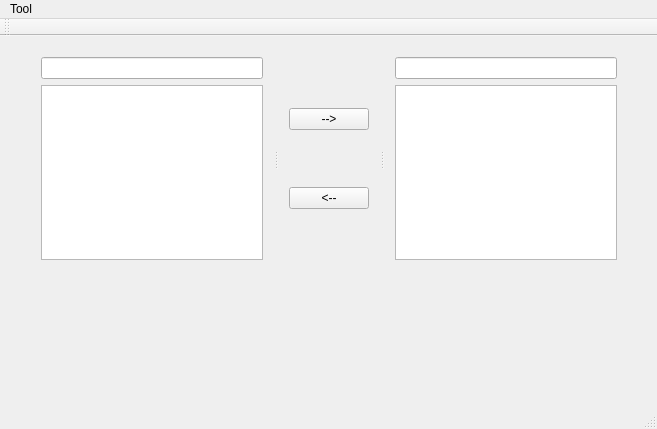
<?xml version="1.0" encoding="UTF-8"?>
<ui version="4.0">
 <class>MainWindow</class>
 <widget class="QMainWindow" name="MainWindow">
  <property name="geometry">
   <rect>
    <x>0</x>
    <y>0</y>
    <width>657</width>
    <height>429</height>
   </rect>
  </property>
  <property name="windowTitle">
   <string>MainWindow</string>
  </property>
  <widget class="QWidget" name="centralWidget">
   <widget class="QSplitter" name="splitter">
    <property name="geometry">
     <rect>
      <x>30</x>
      <y>10</y>
      <width>598</width>
      <height>225</height>
     </rect>
    </property>
    <property name="orientation">
     <enum>Qt::Horizontal</enum>
    </property>
    <widget class="QWidget" name="layoutWidget">
     <layout class="QVBoxLayout" name="verticalLayoutLeft">
      <item>
       <widget class="QLineEdit" name="lineEditLocal"/>
      </item>
      <item>
       <widget class="QTableView" name="tableViewLocal"/>
      </item>
     </layout>
    </widget>
    <widget class="QWidget" name="layoutWidget_2">
     <layout class="QVBoxLayout" name="verticalLayout" stretch="0,0">
      <property name="sizeConstraint">
       <enum>QLayout::SetDefaultConstraint</enum>
      </property>
      <item>
       <widget class="QPushButton" name="BtopriDisk">
        <property name="sizePolicy">
         <sizepolicy hsizetype="Minimum" vsizetype="Fixed">
          <horstretch>0</horstretch>
          <verstretch>0</verstretch>
         </sizepolicy>
        </property>
        <property name="text">
         <string>--&gt;</string>
        </property>
       </widget>
      </item>
      <item>
       <widget class="QPushButton" name="BtoLocal">
        <property name="sizePolicy">
         <sizepolicy hsizetype="Minimum" vsizetype="Fixed">
          <horstretch>0</horstretch>
          <verstretch>0</verstretch>
         </sizepolicy>
        </property>
        <property name="text">
         <string>&lt;--</string>
        </property>
       </widget>
      </item>
     </layout>
    </widget>
    <widget class="QWidget" name="layoutWidget_3">
     <layout class="QVBoxLayout" name="verticalLayoutRight">
      <item>
       <widget class="QLineEdit" name="lineEditpriDisk"/>
      </item>
      <item>
       <widget class="QTableView" name="tableViewpriDisk"/>
      </item>
     </layout>
    </widget>
   </widget>
  </widget>
  <widget class="QMenuBar" name="menuBar">
   <property name="geometry">
    <rect>
     <x>0</x>
     <y>0</y>
     <width>657</width>
     <height>26</height>
    </rect>
   </property>
   <widget class="QMenu" name="menuTool">
    <property name="title">
     <string>Tool</string>
    </property>
   </widget>
   <addaction name="menuTool"/>
  </widget>
  <widget class="QStatusBar" name="statusBar"/>
  <widget class="QToolBar" name="toolBar">
   <property name="windowTitle">
    <string>toolBar</string>
   </property>
   <attribute name="toolBarArea">
    <enum>TopToolBarArea</enum>
   </attribute>
   <attribute name="toolBarBreak">
    <bool>false</bool>
   </attribute>
  </widget>
  <action name="actionShow_Hidden_Files">
   <property name="text">
    <string>Show Hidden Files</string>
   </property>
  </action>
 </widget>
 <layoutdefault spacing="6" margin="11"/>
 <resources/>
 <connections/>
</ui>
